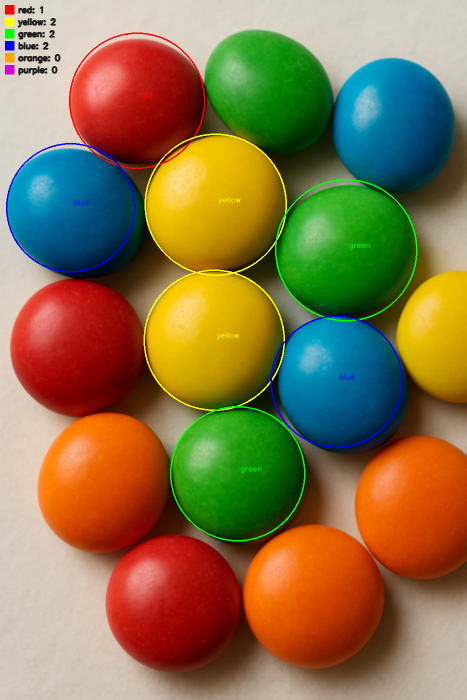
#> input picture candy-counter/exports/merge_test_vis.png, 933 x 1400 px (shown at 1/2 size)
$ python main.py -i exports/merge_test_vis.png
#> lines starting #> are read from the running program, lines starting #| are printed output that depends on the picture; after the words box and inside, x2 and y2 are one past the last pixel; in counts of white or black regions, pixels touching at a corner belong together
### candy-counter/src/candy_pipeline.py
import cv2
import numpy as np
import pandas as pd
import json, time
from dataclasses import dataclass

# --- (opcionális) debug: per-szín maszkok mentése és pixelek száma ---
# [8 lines left out: function _debug_save_masks, not called in this run]

# HSV színtartományok (finomítható – jelenleg kissé szigorúbb S/V a háttér kizárására)
COLOR_RANGES = {
    # A vörös továbbra is két sávból áll, így lefedi a 0 körüli H értékeket
    "red1":   ((0,   32, 28), (8, 255, 255)),
    "red2":   ((168, 32, 28), (179, 255, 255)),

    # Narancs és sárga határértékek: lazább S/V, hogy a világosabb cukorkák és fakó sarkok se essenek ki
    "orange": ((6,   18, 38), (22, 255, 255)),
    "yellow": ((18,  12, 50), (48, 255, 255)),

    # A többi színhez elegendő a korábbi tartomány, de engedünk a minimális telítettségen/fényességen
    "green":  ((50,  24, 38), (85, 255, 255)),
    "blue":   ((90,  24, 38), (125,255, 255)),
    "purple": ((125, 24, 38), (170,255, 255)),
}

_GLOBAL_S_MIN = min(rng[0][1] for rng in COLOR_RANGES.values())
_GLOBAL_V_MIN = min(rng[0][2] for rng in COLOR_RANGES.values())


# vizuális színek (BGR)
VIS_COLORS = {
    "red":    (0, 0, 255),
    "yellow": (0, 255, 255),
    "green":  (0, 255, 0),
    "blue":   (255, 0, 0),
    "orange": (0, 165, 255),
    "purple": (211, 0, 211),
    "mixed":  (200, 200, 200),
}

@dataclass
class Params:
    # alap pipeline
    blur_ksize: int = 5
    morph_open: int = 3
    morph_close: int = 3
    min_area: int = 120
    max_area: int = 200000
    circularity_min: float = 0.6
    downscale_max: int = 1400

    # watershed (érintkező cukorkák)
    use_watershed: bool = False
    dt_thresh_ratio: float = 0.4

    # Hough-kördetektálás (színfüggetlen)
    use_hough: bool = False
    hough_dp: float = 1.2
    hough_minDist: int = 60
    hough_param1: int = 100
    hough_param2: int = 30
    hough_minRadius: int = 20
    hough_maxRadius: int = 120

def _ensure_odd(k: int) -> int:
    return max(1, (k // 2) * 2 + 1)

def preprocess(bgr, p: Params):
    h, w = bgr.shape[:2]
    scale = 1.0
    if max(h, w) > p.downscale_max:
        scale = p.downscale_max / max(h, w)
        bgr = cv2.resize(bgr, (int(w * scale), int(h * scale)), interpolation=cv2.INTER_AREA)
    blur_k = _ensure_odd(p.blur_ksize)
    if blur_k > 1:
        bgr = cv2.GaussianBlur(bgr, (blur_k, blur_k), 0)
    hsv = cv2.cvtColor(bgr, cv2.COLOR_BGR2HSV)
    return bgr, hsv, scale

def make_color_masks(hsv):
    masks = {}
    # piros két tartományból
    lower1, upper1 = COLOR_RANGES["red1"]
    lower2, upper2 = COLOR_RANGES["red2"]
    red_mask = cv2.inRange(hsv, np.array(lower1), np.array(upper1)) | \
               cv2.inRange(hsv, np.array(lower2), np.array(upper2))
    masks["red"] = red_mask
    for name in ["yellow", "green", "blue", "orange", "purple"]:
        lo, hi = COLOR_RANGES[name]
        masks[name] = cv2.inRange(hsv, np.array(lo), np.array(hi))
    return masks

def maybe_save_masks(masks, out_png):
    import os
    if os.environ.get("SAVE_MASKS") == "1" and out_png:
        mask_dir = os.path.join(os.path.dirname(out_png), "masks")
        _debug_save_masks(masks, mask_dir)


def combine_masks(masks):
    out = np.zeros_like(next(iter(masks.values())))
    for m in masks.values():
        out = out | m
    return out

def morphology(mask, p: Params):
    out = mask.copy()
    if p.morph_open > 0:
        k = cv2.getStructuringElement(cv2.MORPH_ELLIPSE, (p.morph_open, p.morph_open))
        out = cv2.morphologyEx(out, cv2.MORPH_OPEN, k)
    if p.morph_close > 0:
        k = cv2.getStructuringElement(cv2.MORPH_ELLIPSE, (p.morph_close, p.morph_close))
        out = cv2.morphologyEx(out, cv2.MORPH_CLOSE, k)
    return out

def _contours_from_binary(bin_img):
    contours, _ = cv2.findContours(bin_img, cv2.RETR_EXTERNAL, cv2.CHAIN_APPROX_SIMPLE)
    return contours

def _filter_and_pack_contours(contours, bgr, p: Params, *, color_hint=None, source="contour"):
    detections = []
    for cid, cnt in enumerate(contours):
        area = cv2.contourArea(cnt)
        if area < p.min_area or area > p.max_area:
            continue
        peri = cv2.arcLength(cnt, True)
        if peri == 0:
            continue
        circularity = float((4.0 * np.pi * area) / (peri * peri))
        if circularity < p.circularity_min:
            continue
        (cx, cy), radius = cv2.minEnclosingCircle(cnt)
        x, y, w, h = cv2.boundingRect(cnt)
        detections.append({
            "id": cid,
            "cnt": cnt,
            "bbox": (x, y, w, h),
            "cx": float(cx),
            "cy": float(cy),
            "r": float(radius),
            "area": float(area),
            "circularity": circularity,
            "color_hint": color_hint,
            "source": source
        })
    return detections

def find_candies(bgr, mask_all, p: Params):
    contours = _contours_from_binary(mask_all)
    return _filter_and_pack_contours(contours, bgr, p)


def find_candies_per_color(bgr, masks, p: Params):
    detections = []
    for cname, cmask in masks.items():
        if cv2.countNonZero(cmask) == 0:
            continue
        cleaned = morphology(cmask, p)
        contours = _contours_from_binary(cleaned)
        if not contours:
            continue
        detections.extend(
            _filter_and_pack_contours(
                contours,
                bgr,
                p,
                color_hint=cname,
                source=f"mask_{cname}"
            )
        )
    return detections

# [20 lines left out: function _nms_circles, not called in this run]


def _merge_detections(*det_lists, center_thresh_ratio=0.45):
    merged = []

    for dets in det_lists:
        if not dets:
            continue
        for det in dets:
            candidate = dict(det)
            keep = True
            for idx, kept in enumerate(merged):
                dx = candidate["cx"] - kept["cx"]
                dy = candidate["cy"] - kept["cy"]
                dist = (dx * dx + dy * dy) ** 0.5
                min_r = max(1e-6, min(candidate["r"], kept["r"]))
                if dist < center_thresh_ratio * min_r:
                    cand_has_cnt = candidate.get("cnt") is not None
                    kept_has_cnt = kept.get("cnt") is not None
                    cand_has_hint = candidate.get("color_hint") is not None
                    kept_has_hint = kept.get("color_hint") is not None
                    if cand_has_cnt and not kept_has_cnt:
                        merged[idx] = candidate
                    elif cand_has_hint and not kept_has_hint:
                        merged[idx] = candidate
                    elif cand_has_cnt == kept_has_cnt and cand_has_hint == kept_has_hint and \
                            candidate.get("area", 0) > kept.get("area", 0):
                        merged[idx] = candidate
                    keep = False
                    break
            if keep:
                merged.append(candidate)

    for idx, det in enumerate(merged):
        det["id"] = idx
    return merged


def _rescale_detection(det, scale):
    if scale == 1.0:
        return dict(det)

    inv = 1.0 / max(scale, 1e-6)
    scaled = dict(det)
    scaled["cx"] = det["cx"] * inv
    scaled["cy"] = det["cy"] * inv
    scaled["r"] = det["r"] * inv
    scaled["area"] = det["area"] * (inv * inv)

    if det.get("bbox") is not None:
        x, y, w, h = det["bbox"]
        scaled["bbox"] = (x * inv, y * inv, w * inv, h * inv)

    cnt = det.get("cnt")
    if cnt is not None:
        scaled["cnt"] = (cnt.astype(np.float32) * inv).astype(cnt.dtype)

    return scaled


# [123 lines left out: functions find_candies_hough, watershed_split, classify_color, classify_color_in_circle, not called in this run]


def _draw_legend(vis, counts, start=(10, 10), box=18, gap=6):
    x, y = start
    for cname in ["red", "yellow", "green", "blue", "orange", "purple"]:
        if cname not in VIS_COLORS:
            continue
        color = VIS_COLORS[cname]
        cv2.rectangle(vis, (x, y), (x + box, y + box), color, thickness=-1)
        txt = f"{cname}: {counts.get(cname, 0)}"
        cv2.putText(vis, txt, (x + box + 8, y + box - 3),
                    cv2.FONT_HERSHEY_SIMPLEX, 0.55, (30, 30, 30), 2, cv2.LINE_AA)
        y += box + gap

def annotate_and_export(base_bgr, detections, *, out_png, out_csv, params, scale):
    vis = base_bgr.copy()
    rows = []

    for det in detections:
        color = det.get("color", "mixed")
        cx, cy = int(round(det["cx"])), int(round(det["cy"]))
        r = max(1, int(round(det["r"])))
        bgr_col = VIS_COLORS.get(color, VIS_COLORS["mixed"])

        cv2.circle(vis, (cx, cy), r, bgr_col, 2)
        cv2.putText(vis, color, (cx + 5, cy - 5),
                    cv2.FONT_HERSHEY_SIMPLEX, 0.5, bgr_col, 1, cv2.LINE_AA)

        rows.append({
            "id": det["id"],
            "x": float(det["cx"]),
            "y": float(det["cy"]),
            "radius_px": float(det["r"]),
            "area_px": float(det["area"]),
            "circularity": float(det["circularity"]),
            "color": color,
            "source": det.get("source", "contour"),
        })

    df = pd.DataFrame(rows)
    counts = df["color"].value_counts().to_dict() if not df.empty else {}
    _draw_legend(vis, counts)

    if out_png:
        cv2.imwrite(out_png, vis)
    if out_csv:
        df.to_csv(out_csv, index=False)

        summary = {
            "total": int(len(df)),
            "avg_radius_px": float(df["radius_px"].mean()) if not df.empty else 0.0,
            "avg_area_px": float(df["area_px"].mean()) if not df.empty else 0.0,
            "circularity_mean": float(df["circularity"].mean()) if not df.empty else 0.0,
            "counts": counts,
            "generated_at": time.strftime("%Y-%m-%d %H:%M:%S"),
            "scale_used": scale,
        }

        from dataclasses import asdict
        summary["params"] = asdict(params)

        import os
        stem, _ = os.path.splitext(out_csv)
        pd.DataFrame([{
            **{f"count_{k}": v for k, v in counts.items()},
            **{k: v for k, v in summary.items() if k not in ["counts", "params"]},
            "params_json": json.dumps(summary.get("params", {})),
        }]).to_csv(stem + "_summary.csv", index=False)

    return vis, df, counts


def run(image_path: str, params: Params, out_png: str, out_csv: str):
    bgr = cv2.imread(image_path)

    if bgr is None:
        raise FileNotFoundError(image_path)

    bgr_proc, hsv, scale = preprocess(bgr, params)

    masks = make_color_masks(hsv)
    maybe_save_masks(masks, out_png)

    combined_mask = combine_masks(masks)
    mask_all = morphology(combined_mask, params)

    color_dets = find_candies_per_color(bgr_proc, masks, params)

    if params.use_watershed:
        contour_dets, _ = watershed_split(bgr_proc, mask_all, params)
    else:
        contour_dets = find_candies(bgr_proc, mask_all, params)

    hough_dets = find_candies_hough(bgr_proc, hsv, params) if params.use_hough else []
    detections = _merge_detections(color_dets, contour_dets, hough_dets)

    for det in detections:
        if det.get("color_hint"):
            det["color"] = det["color_hint"].replace("mask_", "") if det["color_hint"].startswith("mask_") else det["color_hint"]
        elif det.get("cnt") is not None:
            det["color"] = classify_color(hsv, det, masks)
        else:
            det["color"] = classify_color_in_circle(hsv, det["cx"], det["cy"], det["r"], masks)

    rescaled = [_rescale_detection(det, scale) for det in detections]

    vis, df, counts = annotate_and_export(
        bgr,
        rescaled,
        out_png=out_png,
        out_csv=out_csv,
        params=params,
        scale=scale,
    )

    mask_export = mask_all
    if scale != 1.0:
        mask_export = cv2.resize(mask_all, (bgr.shape[1], bgr.shape[0]), interpolation=cv2.INTER_NEAREST)

    return vis, df, mask_export, counts, scale

### candy-counter/main.py
import argparse, os
from src.candy_pipeline import Params, run

# [45 lines left out: function apply_preset, not called in this run]

def main():
    ap = argparse.ArgumentParser(description="Színes cukorkaszámláló és -osztályozó")

    ap.add_argument("--input", "-i", required=True, help="Bemeneti kép (pl. data/samples/candy.jpg)")
    ap.add_argument("--outdir", "-o", default="exports", help="Kimeneti mappa")
    ap.add_argument("--min-area", type=int, default=120)
    ap.add_argument("--circ-min", type=float, default=0.6)
    ap.add_argument("--open", type=int, default=3)
    ap.add_argument("--close", type=int, default=3)
    ap.add_argument("--blur", type=int, default=5)
    ap.add_argument("--watershed", action="store_true")
    ap.add_argument("--dt-thresh", type=float, default=0.4)

    ap.add_argument("--hough", action="store_true")
    ap.add_argument("--h-dp", type=float, default=1.2)
    ap.add_argument("--h-minDist", type=int, default=60)
    ap.add_argument("--h-p1", type=int, default=100)
    ap.add_argument("--h-p2", type=int, default=30)
    ap.add_argument("--h-minR", type=int, default=20)
    ap.add_argument("--h-maxR", type=int, default=120)

    ap.add_argument("--preset", choices=["clean", "balanced", "aggressive", "stuck"])
    ap.add_argument("--save-masks", action="store_true")

    args = ap.parse_args()

    p = Params(
        blur_ksize=args.blur,
        morph_open=args.open,
        morph_close=args.close,
        min_area=args.min_area,
        circularity_min=args.circ_min,
        use_watershed=args.watershed,
        dt_thresh_ratio=args.dt_thresh,
        use_hough=args.hough,
        hough_dp=args.h_dp,
        hough_minDist=args.h_minDist,
        hough_param1=args.h_p1,
        hough_param2=args.h_p2,
        hough_minRadius=args.h_minR,
        hough_maxRadius=args.h_maxR
    )

    if args.preset:
        p = apply_preset(p, args.preset)

    if args.save_masks:
        os.environ["SAVE_MASKS"] = "1"

    os.makedirs(args.outdir, exist_ok=True)
    stem = os.path.splitext(os.path.basename(args.input))[0]
    out_png = os.path.join(args.outdir, f"{stem}_vis.png")
    out_csv = os.path.join(args.outdir, f"{stem}_metrics.csv")

    _, df, _, counts, _ = run(args.input, p, out_png, out_csv)
#> in run, bgr is the input picture: shape (1400, 933, 3); mean B, G, R 72.8, 116.3, 136.9
#> in run, `bgr_proc, hsv, scale = preprocess(bgr, params)`: scale = 1
#> in make_color_masks, `red_mask = cv2.inRange(hsv, np.array(lower1), np.array(upper1)) | \ cv..`:
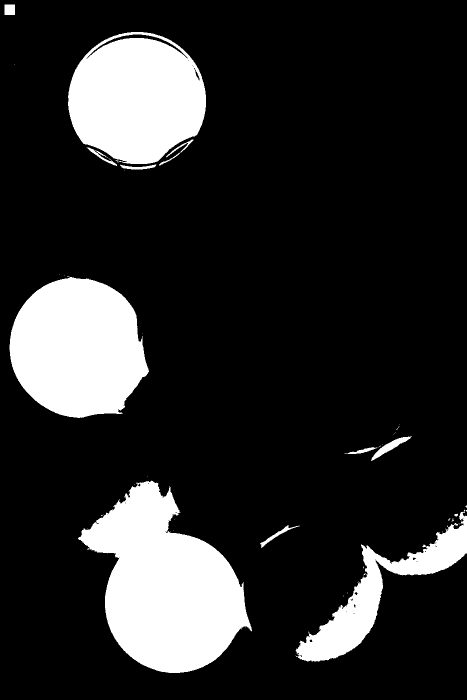
#> red_mask: shape (1400, 933) (shown at 1/2 size); 16.8% white; 51 white regions (39 under 20 px), largest, box (x1, y1, x2, y2) and area: (156, 961, 504, 1346) 77253, (19, 553, 298, 836) 59794, (136, 64, 412, 328) 55159
#> after the loop in make_color_masks, `for name in ["yellow", "green", "blue", "orange", "purple"]:`: masks = 6 items
#> the loop in combine_masks, `for m in masks.values():` made 6 passes
#> in morphology, `out = cv2.morphologyEx(out, cv2.MORPH_CLOSE, k)`:
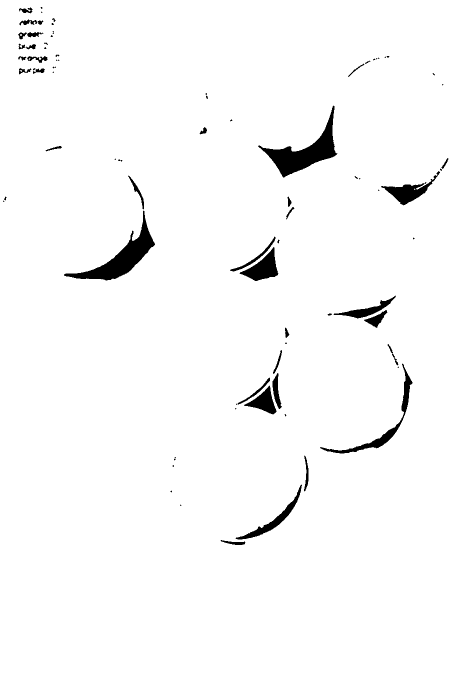
#> out: shape (1400, 933) (shown at 1/2 size); 97.7% white; 78 black regions (38 under 20 px), largest, box (x1, y1, x2, y2) and area: (516, 211, 675, 355) 6367, (128, 421, 310, 561) 6071, (640, 727, 825, 907) 2638
#> the loop in find_candies_per_color, `for cname, cmask in masks.items():` made 6 passes
#> cname on passes 1 to 6: 'red', 'yellow', 'green', 'blue', 'orange', 'purple'
#> pass 2, in morphology (call 3), `out = mask.copy()`:
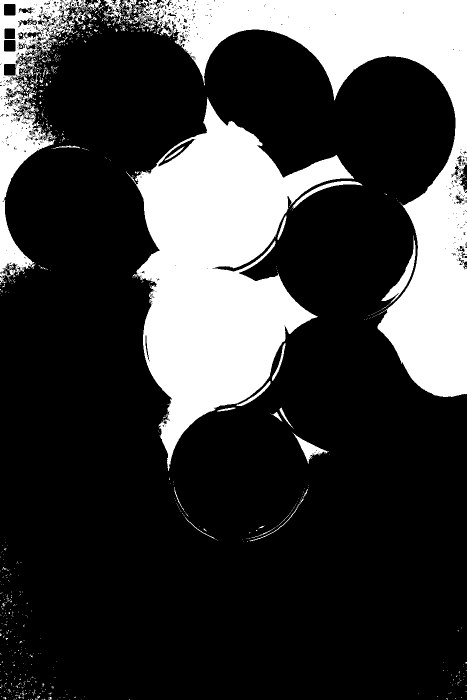
#> out: shape (1400, 933) (shown at 1/2 size); 23.8% white; 900 white regions (851 under 20 px), largest, box (x1, y1, x2, y2) and area: (252, 194, 708, 942) 147242, (240, 0, 933, 794) 125589, (0, 0, 204, 567) 27555
#> pass 2, in morphology (call 3), `out = cv2.morphologyEx(out, cv2.MORPH_OPEN, k)`:
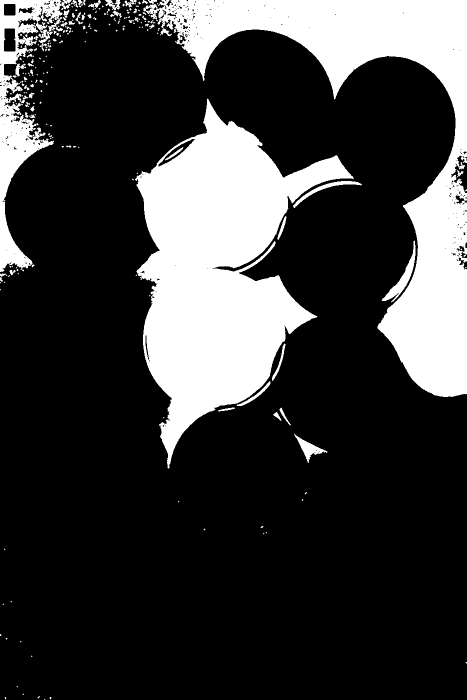
#> out: shape (1400, 933) (shown at 1/2 size); 23.2% white; 223 white regions (150 under 20 px), largest, box (x1, y1, x2, y2) and area: (270, 197, 708, 937) 146928, (287, 0, 933, 794) 123401, (0, 0, 143, 544) 22534
#> after the loop in find_candies_per_color, `for cname, cmask in masks.items():`:
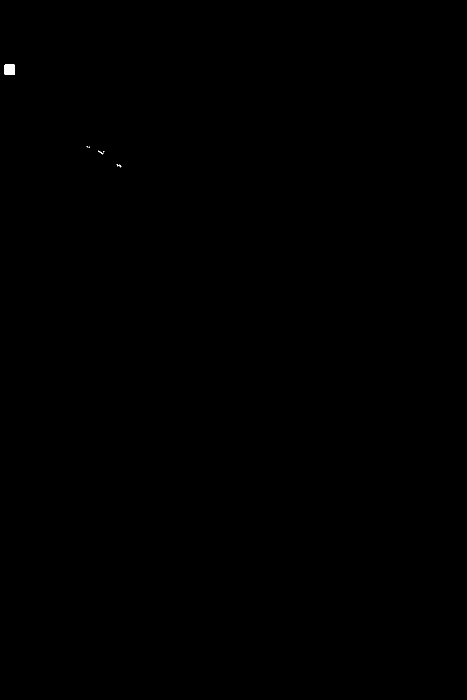
#> cleaned: shape (1400, 933) (shown at 1/2 size); 0.04% white; 7 white regions (5 under 20 px), largest, box (x1, y1, x2, y2) and area: (9, 129, 30, 150) 437, (196, 301, 207, 309) 24
#> after the loop in find_candies_per_color, `for cname, cmask in masks.items():`: detections = 10 items
#> in find_candies, `contours = _contours_from_binary(mask_all)`: contours = [[[0, 0], [0, 1399], [932, 1399], [932, 0]]]
#> in run, `contour_dets = find_candies(bgr_proc, mask_all, params)`: contour_dets = []
#> in run, `detections = _merge_detections(color_dets, contour_dets, hough_dets)`: detections = 10 items
#> the loop in run, `for det in detections:` made 10 passes
#> the loop in annotate_and_export, `for det in detections:` made 10 passes
#> (color, cx, cy, r, bgr_col) on passes 1 to 8: ('red', 164, 700, 149, (0, 0, 255)), ('red', 274, 201, 138, (0, 0, 255)), ('red', 19, 19, 13, (0, 0, 255)), ('green', 474, 946, 138, (0, 255, 0)), ('green', 536, 184, 137, (0, 255, 0)), ('green', 19, 67, 13, (0, 255, 0)), ('blue', 680, 767, 141, (255, 0, 0)), ('blue', 791, 246, 133, (255, 0, 0))
#> after the loop in annotate_and_export, `for det in detections:`:
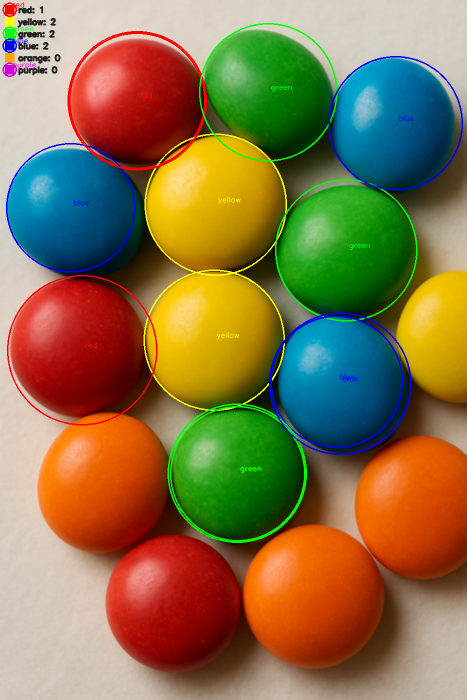
#> vis: shape (1400, 933, 3) (shown at 1/2 size); 1.4% of pixels changed, all inside (x1, y1, x2, y2) = (5, 3, 926, 1086)
#> in annotate_and_export, `df = pd.DataFrame(rows)`: df = table of 10 rows and 8 columns
#> in annotate_and_export, `counts = df["color"].value_counts().to_dict() if not df.empty else {}`: counts = {'red': 3, 'green': 3, 'blue': 3, 'purple': 1}
#> the loop in _draw_legend, `for cname in ["red", "yellow", "green", "blue", "orange", "purple"]:` made 6 passes
#> txt on passes 1 to 6: 'red: 3', 'yellow: 0', 'green: 3', 'blue: 3', 'orange: 0', 'purple: 1'
#> after the loop in _draw_legend, `for cname in ["red", "yellow", "green", "blue", "orange", "purple"]:`:
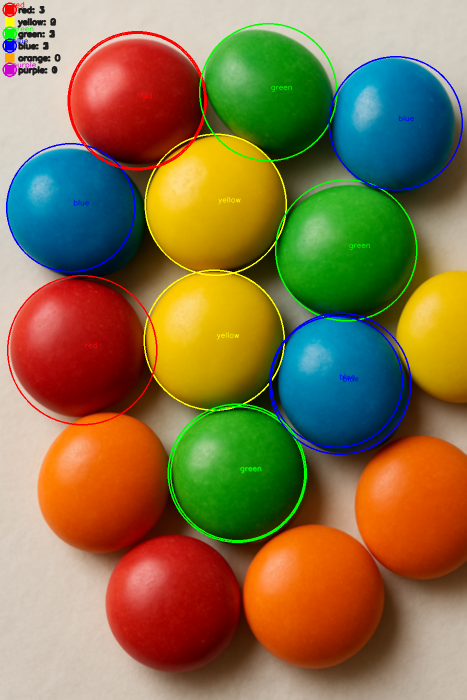
#> vis: shape (1400, 933, 3) (shown at 1/2 size); 0.21% of pixels changed, all inside (x1, y1, x2, y2) = (25, 11, 122, 151)
#> after the loop in _draw_legend, `for cname in ["red", "yellow", "green", "blue", "orange", "purple"]:`: y = 154
#> in run, `vis, df, counts = annotate_and_export( bgr, rescaled, out_png=out_png,..`: df = table of 10 rows and 8 columns; counts = {'red': 3, 'green': 3, 'blue': 3, 'purple': 1}
#> df = table of 10 rows and 8 columns; counts = {'red': 3, 'green': 3, 'blue': 3, 'purple': 1}

    if df is None or df.empty:
        print("[WARN] Nincs detektált cukorka. Próbáld lazítani a paramétereket vagy használj --preset stuck")
    print("[INFO] Darabszám színenként:", counts)
#| [INFO] Darabszám színenként: {'red': 3, 'green': 3, 'blue': 3, 'purple': 1}
    print("[INFO] Mentve:", out_png, "és", out_csv)

if __name__ == "__main__":
    main()
